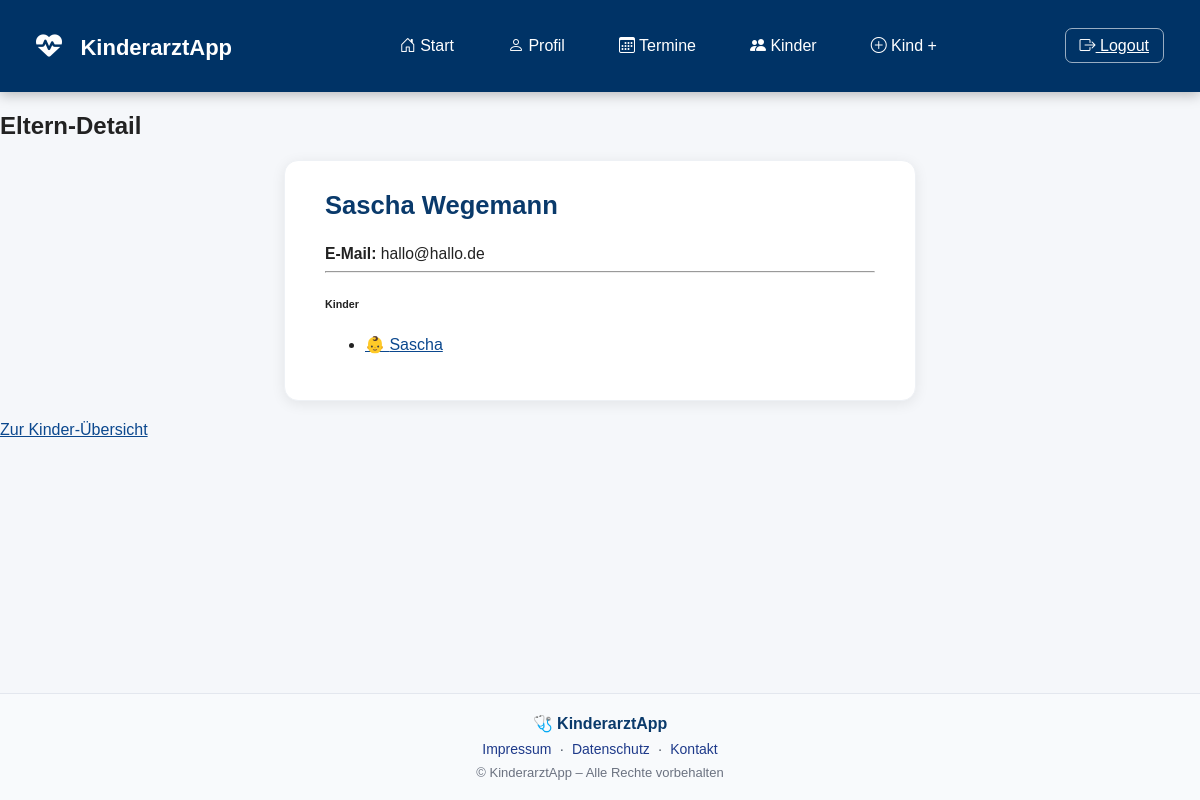
The page /eltern/1 (signed in) on the database its author committed.
### modelle.py (models this page shows)
class Eltern(db.Model):
    id = db.Column(db.Integer, primary_key=True)
    name = db.Column(db.String, nullable=False)
    email = db.Column(db.String(120), nullable=False)
    user_id = db.Column(db.Integer, db.ForeignKey("user.id"))
    kinder = db.relationship("Kind", backref="eltern", lazy=True)

class Kind(db.Model):
    id = db.Column(db.Integer, primary_key=True)
    name = db.Column(db.String, nullable=False)
    geburt = db.Column(db.String, nullable=False)
    eltern_id = db.Column(db.Integer, db.ForeignKey("eltern.id"), nullable=False)
    termine = db.relationship("Termin", backref="kind", lazy=True)

### app.py (the view)
@app.route("/eltern/<int:eltern_id>")
@login_required
def eltern_detail(eltern_id):
    eltern = Eltern.query.get_or_404(eltern_id)
    if eltern.user_id != session.get("user_id"):
        return "Nicht erlaubt.", 403
    return render_template("eltern_detail.html", eltern=eltern)

### app.py (called while the page is built)
@app.context_processor
def inject_user_status():
    return {
        "is_logged_in": "user_id" in session
    }

def login_required(f):
    @wraps(f)
    def wrapper(*args, **kwargs):
        if "user_id" not in session:
            return redirect(url_for("login"))
        return f(*args, **kwargs)
    return wrapper

### templates/eltern_detail.html
{% extends "base.html" %}
{% block content %}
<h2 class="mb-4">Eltern-Detail</h2>
<div class="card shadow-sm mb-4">
    <div class="card-body">
        <h5 class="card-title mb-3">{{ eltern.name }}</h5>
        <p><strong>E-Mail:</strong> {{ eltern.email }}</p>
        <hr>
        <h6 class="fw-bold mb-2">Kinder</h6>
        {% if eltern.kinder %}
            <ul class="list-group">
                {% for kind in eltern.kinder %}
                <li class="list-group-item">
                    <a href="{{ url_for('kind_detail', kind_id=kind.id) }}" class="fw-semibold">
                        👶 {{ kind.name }}
                    </a>
                </li>
                {% endfor %}
            </ul>
        {% else %}
            <p class="text-muted">Noch keine Kinder eingetragen.</p>
        {% endif %}
    </div>
</div>
<a href="{{ url_for('kinder_liste') }}" class="btn btn-outline-primary">
    Zur Kinder-Übersicht
</a>
{% endblock %}

### static/style.css (style rules this page uses)
body { margin: 0; font-family: Arial, sans-serif; background: #f5f7fa; color: #222; }
h1, h2 { margin-bottom: 12px; }
.card { background: #ffffff; border-radius: 12px; padding: 20px 28px; box-shadow: 0 3px 10px rgba(0,0,0,0.08); border: 1px solid #eef1f5; margin: 20px auto; width: 75%; transition: .2s ease; }
.card p { margin: 4px 0; font-size: 0.98rem; }
.card-title { margin-top: 0; margin-bottom: 14px; font-size: 1.15rem; font-weight: 600; color: #0a3a6b; }
html, body { height: 100%; }
body { display: flex; flex-direction: column; }
.card { background: #ffffff; padding: 30px 40px; border-radius: 14px; box-shadow: 0 3px 14px rgba(0,0,0,0.08); width: 100%; max-width: 550px; }
.card-title { font-size: 1.6rem; margin-bottom: 25px; font-weight: 600; }
a { color: #0b488e; }

### rows shown on the page
Eltern: name "Sascha Wegemann", email "hallo@hallo.de"
Kind: name "Sascha"
